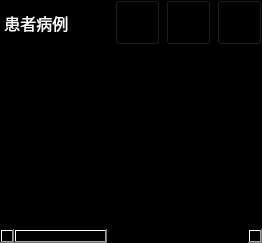
        <widget class="QWidget" name="widgetPatientCase" native="true">
         <property name="styleSheet">
          <string notr="true">background-color:rgb(0, 0, 0)</string>
         </property>
         <layout class="QVBoxLayout" name="verticalLayout_4">
          <property name="leftMargin">
           <number>0</number>
          </property>
          <property name="topMargin">
           <number>0</number>
          </property>
          <property name="rightMargin">
           <number>0</number>
          </property>
          <property name="bottomMargin">
           <number>0</number>
          </property>
          <item>
           <layout class="QHBoxLayout" name="horizontalLayout_2">
            <item>
             <widget class="QLabel" name="labelPatientCase">
              <property name="palette">
               <palette>
                <active>
                 <colorrole role="WindowText">
                  <brush brushstyle="SolidPattern">
                   <color alpha="255">
                    <red>255</red>
                    <green>255</green>
                    <blue>255</blue>
                   </color>
                  </brush>
                 </colorrole>
                 <colorrole role="Button">
                  <brush brushstyle="SolidPattern">
                   <color alpha="255">
                    <red>0</red>
                    <green>0</green>
                    <blue>0</blue>
                   </color>
                  </brush>
                 </colorrole>
                 <colorrole role="Text">
                  <brush brushstyle="SolidPattern">
                   <color alpha="255">
                    <red>255</red>
                    <green>255</green>
                    <blue>255</blue>
                   </color>
                  </brush>
                 </colorrole>
                 <colorrole role="Base">
                  <brush brushstyle="SolidPattern">
                   <color alpha="255">
                    <red>0</red>
                    <green>0</green>
                    <blue>0</blue>
                   </color>
                  </brush>
                 </colorrole>
                 <colorrole role="Window">
                  <brush brushstyle="SolidPattern">
                   <color alpha="255">
                    <red>0</red>
                    <green>0</green>
                    <blue>0</blue>
                   </color>
                  </brush>
                 </colorrole>
                </active>
                <inactive>
                 <colorrole role="WindowText">
                  <brush brushstyle="SolidPattern">
                   <color alpha="255">
                    <red>255</red>
                    <green>255</green>
                    <blue>255</blue>
                   </color>
                  </brush>
                 </colorrole>
                 <colorrole role="Button">
                  <brush brushstyle="SolidPattern">
                   <color alpha="255">
                    <red>0</red>
                    <green>0</green>
                    <blue>0</blue>
                   </color>
                  </brush>
                 </colorrole>
                 <colorrole role="Text">
                  <brush brushstyle="SolidPattern">
                   <color alpha="255">
                    <red>255</red>
                    <green>255</green>
                    <blue>255</blue>
                   </color>
                  </brush>
                 </colorrole>
                 <colorrole role="Base">
                  <brush brushstyle="SolidPattern">
                   <color alpha="255">
                    <red>0</red>
                    <green>0</green>
                    <blue>0</blue>
                   </color>
                  </brush>
                 </colorrole>
                 <colorrole role="Window">
                  <brush brushstyle="SolidPattern">
                   <color alpha="255">
                    <red>0</red>
                    <green>0</green>
                    <blue>0</blue>
                   </color>
                  </brush>
                 </colorrole>
                </inactive>
                <disabled>
                 <colorrole role="WindowText">
                  <brush brushstyle="SolidPattern">
                   <color alpha="255">
                    <red>120</red>
                    <green>120</green>
                    <blue>120</blue>
                   </color>
                  </brush>
                 </colorrole>
                 <colorrole role="Button">
                  <brush brushstyle="SolidPattern">
                   <color alpha="255">
                    <red>0</red>
                    <green>0</green>
                    <blue>0</blue>
                   </color>
                  </brush>
                 </colorrole>
                 <colorrole role="Text">
                  <brush brushstyle="SolidPattern">
                   <color alpha="255">
                    <red>120</red>
                    <green>120</green>
                    <blue>120</blue>
                   </color>
                  </brush>
                 </colorrole>
                 <colorrole role="Base">
                  <brush brushstyle="SolidPattern">
                   <color alpha="255">
                    <red>0</red>
                    <green>0</green>
                    <blue>0</blue>
                   </color>
                  </brush>
                 </colorrole>
                 <colorrole role="Window">
                  <brush brushstyle="SolidPattern">
                   <color alpha="255">
                    <red>0</red>
                    <green>0</green>
                    <blue>0</blue>
                   </color>
                  </brush>
                 </colorrole>
                </disabled>
               </palette>
              </property>
              <property name="font">
               <font>
                <pointsize>12</pointsize>
               </font>
              </property>
              <property name="text">
               <string> 患者病例</string>
              </property>
             </widget>
            </item>
            <item>
             <spacer name="horizontalSpacer_4">
              <property name="orientation">
               <enum>Qt::Horizontal</enum>
              </property>
              <property name="sizeHint" stdset="0">
               <size>
                <width>40</width>
                <height>20</height>
               </size>
              </property>
             </spacer>
            </item>
            <item>
             <widget class="QToolButton" name="btnPatientCaseAdd">
              <property name="minimumSize">
               <size>
                <width>45</width>
                <height>45</height>
               </size>
              </property>
              <property name="maximumSize">
               <size>
                <width>45</width>
                <height>45</height>
               </size>
              </property>
              <property name="toolTip">
               <string>新建病例</string>
              </property>
              <property name="text">
               <string/>
              </property>
             </widget>
            </item>
            <item>
             <widget class="QToolButton" name="btnPatientCaseEdit">
              <property name="minimumSize">
               <size>
                <width>45</width>
                <height>45</height>
               </size>
              </property>
              <property name="maximumSize">
               <size>
                <width>45</width>
                <height>45</height>
               </size>
              </property>
              <property name="toolTip">
               <string>修改病例</string>
              </property>
              <property name="text">
               <string/>
              </property>
             </widget>
            </item>
            <item>
             <widget class="QToolButton" name="btnPatientCaseDelete">
              <property name="minimumSize">
               <size>
                <width>45</width>
                <height>45</height>
               </size>
              </property>
              <property name="maximumSize">
               <size>
                <width>45</width>
                <height>45</height>
               </size>
              </property>
              <property name="toolTip">
               <string>删除病例</string>
              </property>
              <property name="text">
               <string/>
              </property>
             </widget>
            </item>
           </layout>
          </item>
          <item>
           <widget class="PatientCaseTableWidget" name="tableWidgetPatientCase">
            <property name="palette">
             <palette>
              <active>
               <colorrole role="WindowText">
                <brush brushstyle="SolidPattern">
                 <color alpha="255">
                  <red>255</red>
                  <green>255</green>
                  <blue>255</blue>
                 </color>
                </brush>
               </colorrole>
               <colorrole role="Button">
                <brush brushstyle="SolidPattern">
                 <color alpha="255">
                  <red>0</red>
                  <green>0</green>
                  <blue>0</blue>
                 </color>
                </brush>
               </colorrole>
               <colorrole role="Text">
                <brush brushstyle="SolidPattern">
                 <color alpha="255">
                  <red>255</red>
                  <green>255</green>
                  <blue>255</blue>
                 </color>
                </brush>
               </colorrole>
               <colorrole role="ButtonText">
                <brush brushstyle="SolidPattern">
                 <color alpha="255">
                  <red>255</red>
                  <green>255</green>
                  <blue>255</blue>
                 </color>
                </brush>
               </colorrole>
               <colorrole role="Base">
                <brush brushstyle="SolidPattern">
                 <color alpha="255">
                  <red>0</red>
                  <green>0</green>
                  <blue>0</blue>
                 </color>
                </brush>
               </colorrole>
               <colorrole role="Window">
                <brush brushstyle="SolidPattern">
                 <color alpha="255">
                  <red>0</red>
                  <green>0</green>
                  <blue>0</blue>
                 </color>
                </brush>
               </colorrole>
              </active>
              <inactive>
               <colorrole role="WindowText">
                <brush brushstyle="SolidPattern">
                 <color alpha="255">
                  <red>255</red>
                  <green>255</green>
                  <blue>255</blue>
                 </color>
                </brush>
               </colorrole>
               <colorrole role="Button">
                <brush brushstyle="SolidPattern">
                 <color alpha="255">
                  <red>0</red>
                  <green>0</green>
                  <blue>0</blue>
                 </color>
                </brush>
               </colorrole>
               <colorrole role="Text">
                <brush brushstyle="SolidPattern">
                 <color alpha="255">
                  <red>255</red>
                  <green>255</green>
                  <blue>255</blue>
                 </color>
                </brush>
               </colorrole>
               <colorrole role="ButtonText">
                <brush brushstyle="SolidPattern">
                 <color alpha="255">
                  <red>255</red>
                  <green>255</green>
                  <blue>255</blue>
                 </color>
                </brush>
               </colorrole>
               <colorrole role="Base">
                <brush brushstyle="SolidPattern">
                 <color alpha="255">
                  <red>0</red>
                  <green>0</green>
                  <blue>0</blue>
                 </color>
                </brush>
               </colorrole>
               <colorrole role="Window">
                <brush brushstyle="SolidPattern">
                 <color alpha="255">
                  <red>0</red>
                  <green>0</green>
                  <blue>0</blue>
                 </color>
                </brush>
               </colorrole>
              </inactive>
              <disabled>
               <colorrole role="WindowText">
                <brush brushstyle="SolidPattern">
                 <color alpha="255">
                  <red>255</red>
                  <green>255</green>
                  <blue>255</blue>
                 </color>
                </brush>
               </colorrole>
               <colorrole role="Button">
                <brush brushstyle="SolidPattern">
                 <color alpha="255">
                  <red>0</red>
                  <green>0</green>
                  <blue>0</blue>
                 </color>
                </brush>
               </colorrole>
               <colorrole role="Text">
                <brush brushstyle="SolidPattern">
                 <color alpha="255">
                  <red>255</red>
                  <green>255</green>
                  <blue>255</blue>
                 </color>
                </brush>
               </colorrole>
               <colorrole role="ButtonText">
                <brush brushstyle="SolidPattern">
                 <color alpha="255">
                  <red>255</red>
                  <green>255</green>
                  <blue>255</blue>
                 </color>
                </brush>
               </colorrole>
               <colorrole role="Base">
                <brush brushstyle="SolidPattern">
                 <color alpha="255">
                  <red>0</red>
                  <green>0</green>
                  <blue>0</blue>
                 </color>
                </brush>
               </colorrole>
               <colorrole role="Window">
                <brush brushstyle="SolidPattern">
                 <color alpha="255">
                  <red>0</red>
                  <green>0</green>
                  <blue>0</blue>
                 </color>
                </brush>
               </colorrole>
              </disabled>
             </palette>
            </property>
            <property name="styleSheet">
             <string notr="true">color: white</string>
            </property>
            <property name="frameShape">
             <enum>QFrame::NoFrame</enum>
            </property>
            <property name="lineWidth">
             <number>0</number>
            </property>
            <property name="editTriggers">
             <set>QAbstractItemView::NoEditTriggers</set>
            </property>
            <attribute name="horizontalHeaderVisible">
             <bool>false</bool>
            </attribute>
            <attribute name="horizontalHeaderCascadingSectionResizes">
             <bool>true</bool>
            </attribute>
            <attribute name="horizontalHeaderShowSortIndicator" stdset="0">
             <bool>true</bool>
            </attribute>
            <attribute name="horizontalHeaderStretchLastSection">
             <bool>true</bool>
            </attribute>
            <attribute name="verticalHeaderVisible">
             <bool>false</bool>
            </attribute>
            <column>
             <property name="text">
              <string>住院号</string>
             </property>
            </column>
            <column>
             <property name="text">
              <string>姓名</string>
             </property>
            </column>
            <column>
             <property name="text">
              <string>性别</string>
             </property>
            </column>
            <column>
             <property name="text">
              <string>年龄</string>
             </property>
            </column>
            <column>
             <property name="text">
              <string>更新时间</string>
             </property>
            </column>
           </widget>
          </item>
         </layout>
        </widget>
